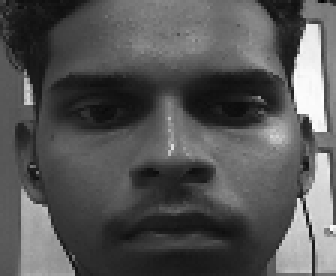
#> input picture images/bharath/1.png, 112 x 92 px (shown 3 times larger)
$ python face_recog.py
#> lines starting #> are read from the running program, lines starting #| are printed output that depends on the picture
import cv2, sys, numpy, os,time
size = 2 # change this to 4 to speed up processing trade off is the accuracy
classifier = 'haarcascade_frontalface_default.xml'
image_dir = 'images'
print("Face Recognition Starting ...")
# Create a list of images,labels,dictionary of corresponding names
(images, labels, names, id) = ([], [], {}, 0)

# Get the folders containing the training data
for (subdirs, dirs, files) in os.walk(image_dir):

    # Loop through each folder named after the subject in the photos
    for subdir in dirs:
        names[id] = subdir

        subjectpath = os.path.join(image_dir, subdir)

        # Loop through each photo in the folderqq
        for filename in os.listdir(subjectpath):

            # Skip non-image formats
            f_name, f_extension = os.path.splitext(filename)
            if(f_extension.lower() not in
                    ['.png','.jpg','.jpeg','.gif','.pgm']):
                print("Skipping "+filename+", wrong file type")
                continue
            path = subjectpath + '/' + filename
            label = id

            # Add to training data
            images.append(cv2.imread(path, 0))
            labels.append(int(label))
        id += 1
#> id = 1
(im_width, im_height) = (120, 102)

# Create a Numpy array from the two lists above
(images, labels) = [numpy.array(lis) for lis in [images, labels]]
model = cv2.face.LBPHFaceRecognizer_create()
model.train(images, labels)
haar_cascade = cv2.CascadeClassifier(classifier)
webcam = cv2.VideoCapture(0) #  0 to use webcam
while True:
    # Loop until the camera is working
    rval = False
    while(not rval):
        # Put the image from the webcam into 'frame'
        (rval, frame) = webcam.read()
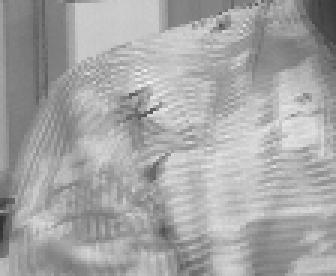
#> input picture images/bharath/12.png, 112 x 92 px, given in place of the camera (shown 3 times larger)
#> frame is the input picture: shape (92, 112, 3); min 49, max 239, mean 165.4
        if(not rval):
            print("Failed to open webcam. Trying again...")
    startTime = time.time()
    # Flip the image (optional)
    frame=cv2.flip(frame,1) # 0 = horizontal ,1 = vertical , -1 = both
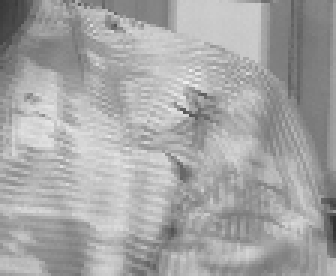
#> frame: shape (92, 112, 3) (shown 3 times larger); min 49, max 239, mean 165.4

    # Convert to grayscalel
    gray = cv2.cvtColor(frame, cv2.COLOR_BGR2GRAY)

    # Resize to speed up detection (optinal, change size above)
    mini = cv2.resize(gray, (int(gray.shape[1] / size), int(gray.shape[0] / size)))
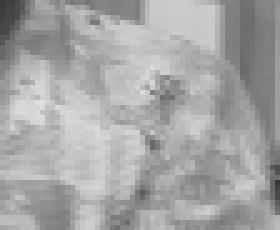
#> mini: shape (46, 56) (shown 5 times larger); min 56, max 224, mean 165.6

    # Detect faces and loop through each one
    faces = haar_cascade.detectMultiScale(mini)
    for i in range(len(faces)):
        face_i = faces[i]

        # Coordinates of face after scaling back by size
        (x, y, w, h) = [v * size for v in face_i]
        face = gray[y:y + h, x:x + w]
        face_resize = cv2.resize(face, (im_width, im_height))
        start =(x, y)
        end =(x + w, y + h)
        # Try to recognize the face
        prediction = model.predict(face_resize)
        cv2.rectangle(frame,start , end, (0, 255, 0), 3) # creating a bounding box for detected face
        cv2.rectangle(frame, (start[0],start[1]-20), (start[0]+120,start[1]), (0, 255, 255), -3) # creating  rectangle on the upper part of bounding box
        #for i in prediction[1]
        if prediction[1]<90 :  # note: 0 is the perfect match  the higher the value the lower the accuracy
            cv2.putText(frame,'%s - %.0f' % (names[prediction[0]],prediction[1]),(x+5, y-5), cv2.FONT_HERSHEY_SIMPLEX,0.6,(0, 0, 0),thickness=2)
            print('%s - %.0f' % (names[prediction[0]],prediction[1]))
        else:
            cv2.putText(frame,("Unknown {} ".format(str(int(prediction[1])))),(x+5, y-5), cv2.FONT_HERSHEY_SIMPLEX,0.5,(0, 0, 0),thickness=2)
            print("Unknown -",prediction[1])
    endTime = time.time()
    fps = 1/(endTime-startTime)
    cv2.rectangle(frame,(30,48),(130,70),(0,0,0),-1)
    cv2.putText(frame,"Fps : {} ".format(str(int(fps))),(34,65),cv2.FONT_HERSHEY_SIMPLEX,0.6,(0,255,255),2)
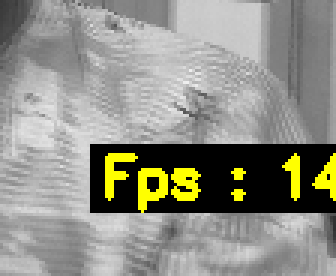
#> frame: shape (92, 112, 3) (shown 3 times larger); mean B, G, R 133.9, 143.6, 143.6
    # Show the image and check for "q" being pressed
    cv2.imshow('Recognition System', frame)
    if cv2.waitKey(1) & 0xFF == ord('q'):
#> (key q is pressed here)
                break
webcam.release()
cv2.destroyAllWindows()
